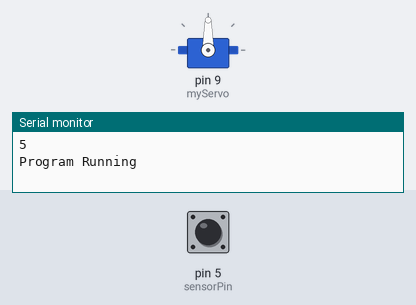
Simulated run of this sketch. Board: Arduino Uno, built with avr-gcc and run on an emulated ATmega328P. Shown: servo, the last lines printed to the serial monitor. Inputs (shaded band) come from the test bench; at power-on: pin 5 (sensorPin) LOW.

Above: at 0.05 s.
At 1.2 s:
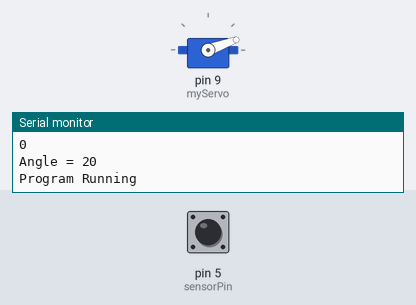
1.3 s: pin 5 (sensorPin) pulsed HIGH 2 times (0.12 s each, 0.3 s apart)
At 1.47 s:
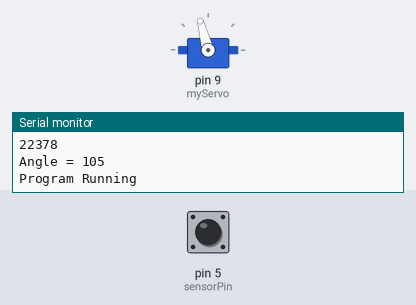
Timing chart, 0 to 4.3 s (numbered marks = the images above; inputs shaded):
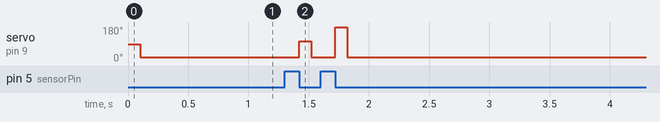

The sketch:

Exercise_h_.ino
```cpp
// ControlServoWithUsingConstants.ino
// Read potentiometer in RC-time circuit using RCTIME command. Scale time by 100 / 112 and offset by 20 for the servo.
// 4105054025、鄭琮寶

#include <Servo.h>

#define sensorPin 5
#define ServoPin 9
#define BaudRate 9600
#define toHigh 100
#define fromHigh 112
#define offset 20

Servo myServo;
int timeCounter;
unsigned int Time, Time1;
unsigned int Angle = 0;

void setup() {
  Serial.begin(9600);
  myServo.attach(9);
  Serial.println(sensorPin, DEC);

}

void loop() {
  Serial.println("Program Running");
  Time = RCtime(sensorPin); // 計算RCtime
  Serial.println(timeCounter, DEC);
  if(max(Time, Time1) - min(Time, Time1) < 6){ // 若變動幅度太小，不變化
    Time = Time1;
  }
  Time1 = Time;
  Time = Time * toHigh / fromHigh; // 比例縮放
  Angle = Time + offset; // 將數值範圍平移
  Serial.print("Angle = ");
  Serial.println(Angle, DEC);
  myServo.write(Angle);

}

unsigned int RCtime(byte sensPin){ // 與前支程式相同，計算RCtime
  timeCounter = 0;
  pinMode(sensPin, OUTPUT);
  digitalWrite(sensPin, HIGH);
  delay(100); // 充電時間100ms
  pinMode(sensPin, INPUT);
  digitalWrite(sensPin, LOW);
  while (digitalRead(sensPin)){
    timeCounter++;
  }
  return timeCounter;

}
```

Measured:
- after the input at 1.3 s, servo on pin 9 (myServo): 20° → 105° after 0.12 s, → 20° 0.10 s later, → 180° 0.20 s later, → 20° 0.10 s later
